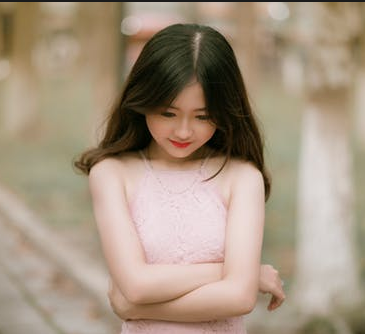
//> input picture opencv/learnOpencv/images/test.png, 365 x 334 px
$ ./036-Canny边缘检测器   (built with g++ and OpenCV 4)
//> lines starting //> are read from the running program, lines starting //| are printed output that depends on the picture
#include <iostream>
#include <opencv2/opencv.hpp>

using namespace std;
using namespace cv;

/*
 * Canny边缘检测器
 */
int main() {
    Mat src = imread("../images/test.png");
//> src is the input picture: 334 rows x 365 cols, CV_8UC3; mean B, G, R 128.5, 147.9, 165.4
    if (src.empty()) {
        cout << "could not load image.." << endl;
    }
    imshow("input", src);

    Mat edges, edges_src;
    Canny(src, edges, 100, 300);
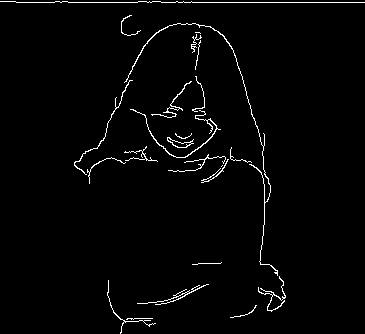
//> edges: 334 rows x 365 cols, CV_8UC1; 2.1% white in thin lines or dots
    // 提取彩色边缘
    bitwise_and(src, src, edges_src, edges);
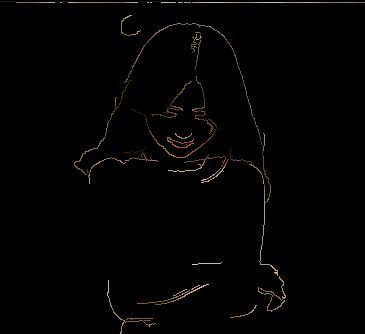
//> edges_src: 334 rows x 365 cols, CV_8UC3; mean B, G, R 1.7, 2.2, 2.8
    imshow("edges", edges);
    imshow("edges_src", edges_src);

    waitKey(0);
    return 0;
}

$ run again, with opencv/learnOpencv/images/basketball1.png copied over opencv/learnOpencv/images/test.png
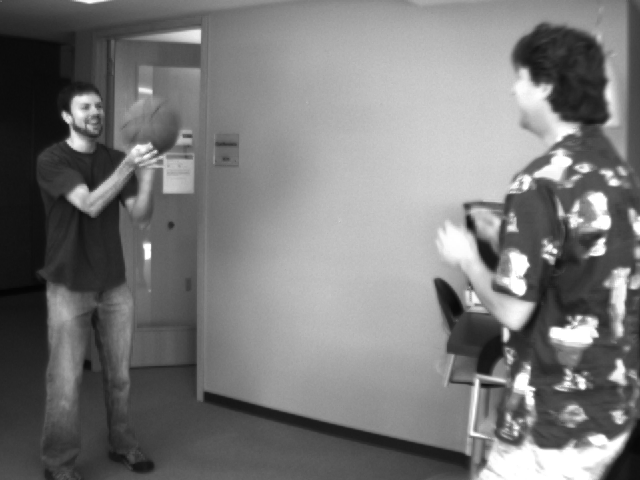
//> input picture opencv/learnOpencv/images/basketball1.png, 640 x 480 px
//> src is the input picture: 480 rows x 640 cols, CV_8UC3; min 4, max 255, mean 120.3
//> `Canny(src, edges, 100, 300);`:
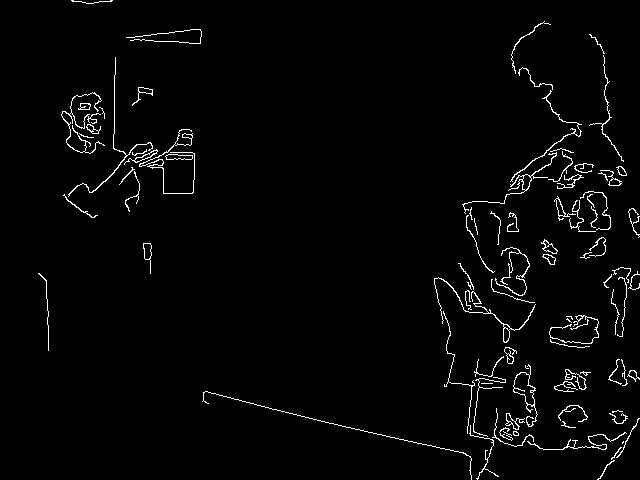
//> edges: 480 rows x 640 cols, CV_8UC1; 2.3% white in thin lines or dots
//> `bitwise_and(src, src, edges_src, edges);`:
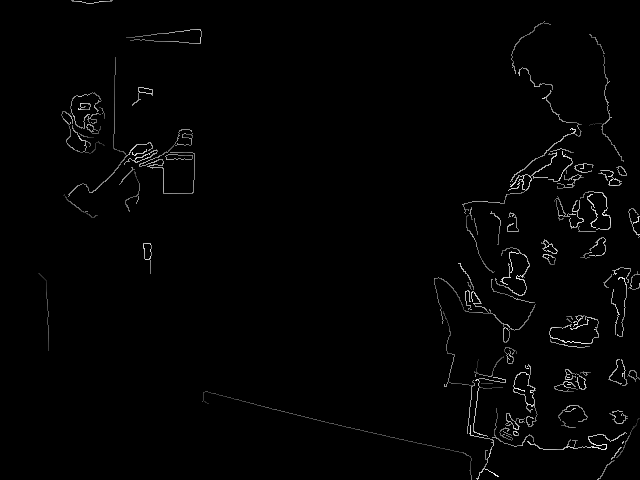
//> edges_src: 480 rows x 640 cols, CV_8UC3; min 0, max 255, mean 3.3
